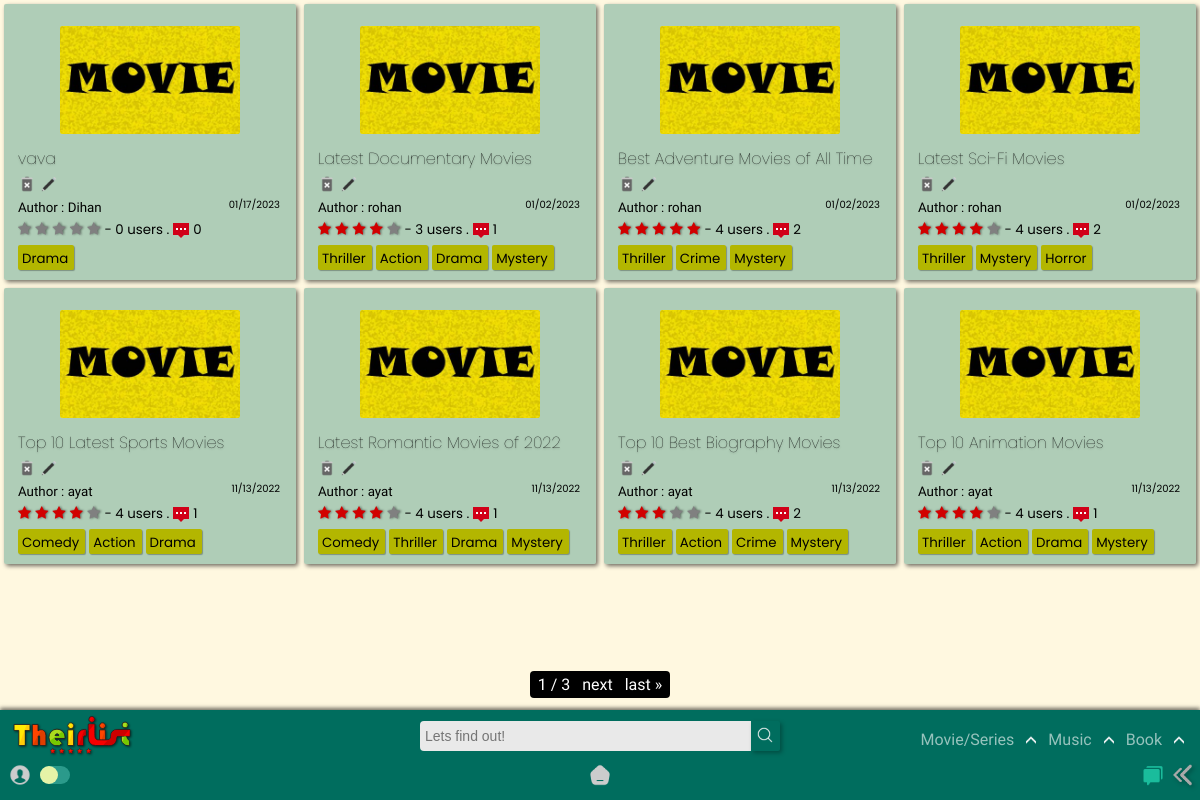
Screenshot of /home/list/ with the database file from the repository.
### app/models.py (models this page shows, shortened)
class List(models.Model):
    title = models.CharField(max_length=120)
    genre = models.ManyToManyField('Genre',blank=True)
    creator = models.ForeignKey(User,on_delete=models.SET_NULL,blank=True, null=True)
    posted = models.DateTimeField(default=now)
    content = RichTextField(null=True,default=' ')
    type = models.CharField(max_length=10,default="Movie")
    spoiler_choices = [(False, 'No'),(True, 'Yes')]
    spoiler = models.BooleanField(default=False,null=True, choices = spoiler_choices)
    slug = models.SlugField(max_length= 300,null=True, blank = True, unique=True)
    def average_rating(self) -> float:
        return Starr.objects.filter(list=self).aggregate(Avg("rate"))["rate__avg"] or 0
    def count_rating(self):
        return Starr.objects.filter(list=self).count()
    def count_comments(self):
        return Review.objects.filter(List=self).count()

class Genre(models.Model):
    name = models.CharField(max_length=150)
    def __str__(self):
        return self.name

### app/views.py (the view)
# urls.py: path('list/',TheirListView.as_view(),name = 'list'),
class TheirListView(ListView): #movies
    model = List
    paginate_by = 8
    template_name ='app/List_list.html'
    def get_queryset(self, *args, **kwargs):
        qs = super().get_queryset(*args, **kwargs)
        qs = qs.order_by("-id")
        return qs
    def get_context_data(self, **kwargs):
        context = super().get_context_data(**kwargs)
        modell = Review.objects.all()
        context["modam"] = modell
        return context

### templates/app/List_list.html (shortened to what this page needs)
{% extends "index.html" %}
{% load static %}
{% block content %}
<section>
  <div class="contain-sec" id="contain-sec8">
    {% for lola in object_list %}
    <div class="elements">
      <div class="thumb">
        <img src="{% static 'app/images/movie-poster.jpg' %}" width="100px" />
      </div>
      <div class="Title">
        <a href="{{lola.slug}}/"><h4 class="tit">{{lola.title}}</h4></a>
        {% if user.id == lola.creator.id %}
        <a href="{% url 'app:delete_movie' lola.slug %}"><img src ="{% static 'app/images/delete.png' %}"></a>
        <a href="{% url 'app:update_list' lola.slug %}"><img src ="{% static 'app/images/edit.png' %}"></a>
        {% else %}
        <img src ="{% static 'app/images/delete-dis.png' %}">
        <img src ="{% static 'app/images/edit-dis.png' %}">
        {% endif %}
      </div>
      <div class="Author">
        <small>Author : {{lola.creator.username}}<span>{{lola.posted|date:"SHORT_DATE_FORMAT"}}</span></small>
      </div>
      <div class="rating">
        <span class="star-headline">
          <span class="fa fa-star {% if lola.average_rating > 0 %} checked {% endif %}"></span>
          <span class="fa fa-star {% if lola.average_rating > 1 %} checked {% endif %}"></span>
          <span class="fa fa-star {% if lola.average_rating > 2 %} checked {% endif %}"></span>
          <span class="fa fa-star {% if lola.average_rating > 3 %} checked {% endif %}" ></span>
          <span class="fa fa-star {% if lola.average_rating > 4 %} checked {% endif %}"></span>
        </span>
        <small> - {{lola.count_rating}} users .<img class="comments_count" src="{% static 'app/images/comments.png' %}">{{lola.count_comments}}</small>
      </div>
        {% for tag in lola.genre.all %}
        <div class="Genre">
          <a href="{% url 'app:film' query=tag %}">
        <small>{{ tag }}</small>
          </a>
        </div>
          {% empty %}
          No tags!
        {% endfor %}
    </div>
    {% endfor %}
  </div>
  <div class="pagination_pages">
    <span class="step-links">
        <span class="current">
        {{ page_obj.number }} / {{ page_obj.paginator.num_pages }}
        </span>
        {% if page_obj.has_next %}
            <a href="?page={{ page_obj.next_page_number }}">next</a>
            <a href="?page={{ page_obj.paginator.num_pages }}">last &raquo;</a>
        {% endif %}
    </span>
  </div>
</section>
{% endblock content %}

### static/app/css/desk.css (style rules this page uses)
:root { --rd: #D10000; --white: rgb(233, 233, 233); --rd2: #9DAAF2; --dark: #1d1d1d; --teal: rgb(0, 109, 94); }
* { -webkit-tap-highlight-color: transparent; margin: 0; padding: 0; box-sizing: border-box; }
body { -webkit-tap-highlight-color: transparent; background-color: #fff5d1ab; text-decoration: none; height: 100vh; display: flex; flex-direction: column; font-family: 'Raleway', sans-serif; }
.Title img { height: 18px!important; }
.Genre small { padding: 0 0; margin-right: 2px; }
.fa { color: grey; filter: drop-shadow(1px 0px 1px rgba(0, 0, 0, 0.493)); }
.star-headline .checked { color: #D10000; }
.star-headline span { font-size: 14px; }
.comments_count { height: 16px; margin-bottom: -4px; margin-left: 4px; margin-right: 4px; }

### static/app/css/content_css.css (style rules this page uses)
section { position: relative; z-index: 0; }
.contain-sec { padding-top: 0px; display: grid; width: 100%; color: black; grid-template-rows: repeat(auto-fit, minmax(100px, 1fr)); grid-template-columns: repeat(auto-fit, minmax(250px, 1fr)); position: relative; margin-bottom: 100px; }
.elements { padding: 10px 14px; width: auto; cursor: pointer; background-color: rgba(0, 109, 94, 0.315); margin: 4px; border-radius: 2px; position: relative; box-shadow: 2px 2px 4px #00000090; transition: all 250ms ease-in-out; }
.thumb { display: grid; justify-content: center; }
.thumb img { height: 108px; width: auto; border-radius: 2px; margin: 12px; }
.tit { font-family: Poppins; font-size: 1em; font-weight: lighter; transition: all 250ms ease-in-out; margin-bottom: 4px; text-shadow: 0px 1px 2px #0000005b; }
.Author span { position: absolute; margin-right: 16px; right: 0; cursor: pointer; font-size: 10px; font-family: 'Poppins', sans-serif; }
.rating { font-family: 'Poppins', sans-serif; }
.Genre { margin: 0px 0px; margin-top: 4px; padding: 0px 4px; border-radius: 2px; background-color: rgb(179, 182, 0); color: rgb(0, 0, 0); width: max-content; cursor: pointer; display: inline-block; box-shadow: 1px 1px 1px #0000004b; font-family: 'Poppins', sans-serif; transition: all 350ms ease-in-out; }
.pagination_pages { color: white; width: 100%; position: fixed; bottom: 106px; text-align: center; }
.step-links { width: max-content; border-radius: 4px; }
.pagination_pages a,.pagination_pages span { color: white; background-color: black; padding: 4px 4px; cursor: pointer!important; }

### templates/app/List_list.html (style rules this page uses)
.Title img { height: 14px; }

### rows the page displays
List: title "vava", creator.username "Dihan", posted "01/17/2023", count_rating "0", count_comments "0"
Genre: name "Drama"
List: title "Latest Documentary Movies", creator.username "rohan", posted "01/02/2023", count_rating "3", count_comments "1"
Genre: name "Thriller"
Genre: name "Action"
Genre: name "Mystery"
List: title "Best Adventure Movies of All Time", creator.username "rohan", posted "01/02/2023", count_rating "4", count_comments "2"
Genre: name "Crime"
List: title "Latest Sci-Fi Movies", creator.username "rohan", posted "01/02/2023", count_rating "4", count_comments "2"
Genre: name "Horror"
List: title "Top 10 Latest Sports Movies", creator.username "ayat", posted "11/13/2022", count_rating "4", count_comments "1"
Genre: name "Comedy"
List: title "Latest Romantic Movies of 2022", creator.username "ayat", posted "11/13/2022", count_rating "4", count_comments "1"
List: title "Top 10 Best Biography Movies", creator.username "ayat", posted "11/13/2022", count_rating "4", count_comments "2"
List: title "Top 10 Animation Movies", creator.username "ayat", posted "11/13/2022", count_rating "4", count_comments "1"

### other values shown
{{ page_obj.number }} "1"
{{ page_obj.paginator.num_pages }} "3"
